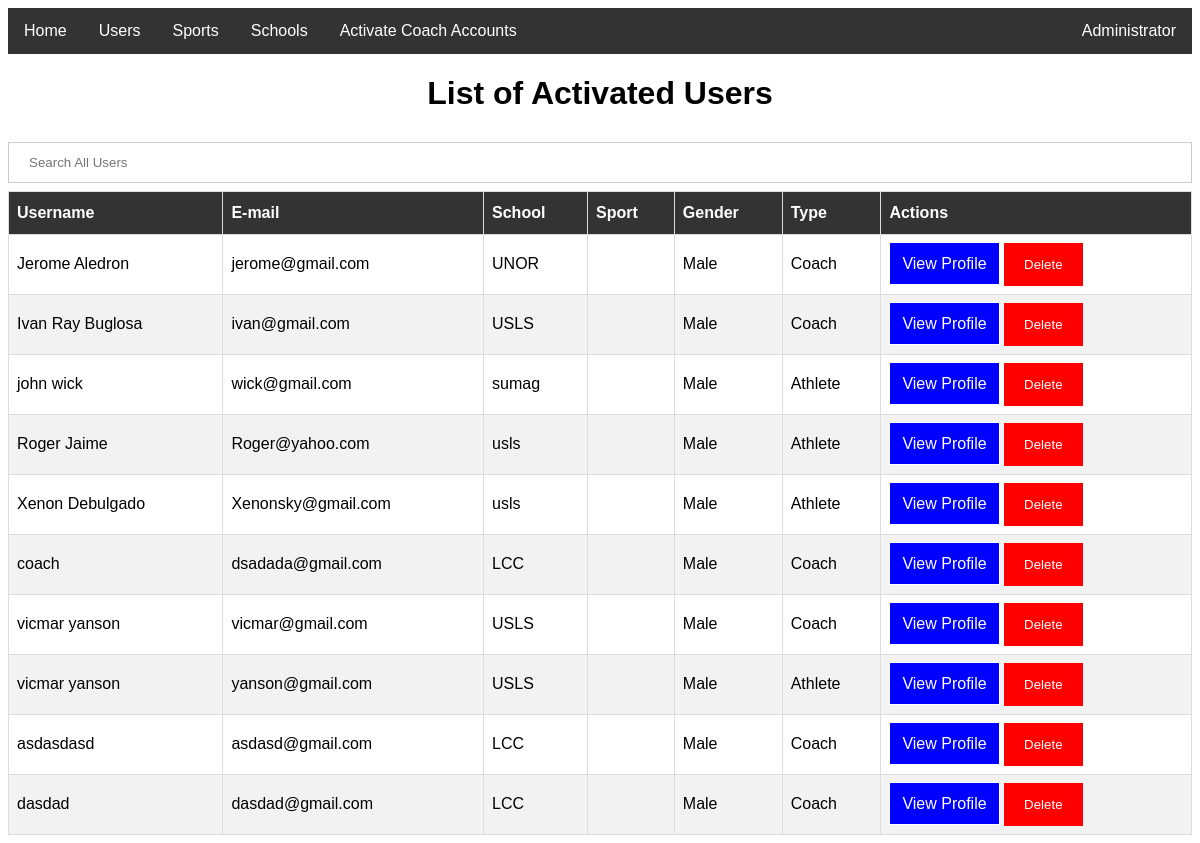
Page /index.php (signed in) on the committed database.
### tables this page shows
CREATE TABLE `users` (
  `id` int(20) NOT NULL,
  `name` varchar(70) NOT NULL,
  `password` varchar(40) NOT NULL,
  `email` varchar(50) NOT NULL,
  `school` varchar(100) DEFAULT NULL,
  `previous_school` text,
  `contact` varchar(20) DEFAULT NULL,
  `address` varchar(100) DEFAULT NULL,
  `birthdate` date NOT NULL,
  `gender` text NOT NULL,
  `sports_id` int(2) DEFAULT NULL,
  `position_id` int(11) DEFAULT NULL,
  `created_at` datetime NOT NULL,
  `updated_at` datetime NOT NULL,
  `type` text NOT NULL,
  `status` text NOT NULL
);

### web_db.php (called while the page is built, shortened)
<?php
$dbHost = 'localhost';
$dbName = 'android_db';
$dbUser = 'root';
$dbPass = '';
    try {
        $config = new PDO("mysql:host={$dbHost};dbname={$dbName}",$dbUser,$dbPass);
        $config->setAttribute(PDO::ATTR_ERRMODE,PDO::ERRMODE_EXCEPTION);
    } catch(PDOException $e) {
        echo $e->getMessage();
    }
    include_once('web_config.php');
    $pdo = new Config($config);
?>

### authentication.php (called while the page is built, shortened)
<?php
            $email = $_SESSION['email'];
            $current_user = $pdo->checkEmail($email);
?>

### web_config.php (called while the page is built, shortened)
<?php
    class Config {
        private $db;
        function __construct($config){
            $this->db = $config;
        }
        public function checkEmail($email){
            try{
                $query = $this->db->prepare("SELECT * from users where email=:email");
                $query->bindparam(":email", $email);
                $query->execute();
                return $request = $query->fetch();
            }catch(Exception $e){
                echo $e->getMessage();
                return false;
            }
        }
        public function fetchUsers(){
            try{
                $query = $this->db->prepare("SELECT * from users WHERE type!='Admin'");
                $query->execute();
                return $request = $query->fetchAll();
            }catch(Exception $e){
                echo $e->getMessage();
                return false;
            }
        }
    }
?>

### index.php (the view, shortened to what this page needs)
<?php
    include_once('web_db.php');
    include_once('authentication.php');
?>
<html>
    <head>
        <link href="styles.css" rel="stylesheet" />
    </head>
    <body>
        <?php include('navbar.php') ?>
        <?php
            if($current_user['type'] == 'Admin'){?>
            <center>
            <h1>List of Activated Users</h1>
            <form method="post">
                <input type="text" name="search" placeholder="Search All Users">
            </form>
            <?php
                if(isset($_POST['search']) && $current_user['type'] == 'Admin'){
                    $search = $_POST['search'];
            ?>
                <table id="users">
                    <thead>
                        <tr>
                            <th>Username</th>
                            <th>E-mail</th>
                            <th>School</th>
                            <th>Sport</th>
                            <th>Gender</th>
                            <th>Type</th>
                            <th>Actions</th>
                        <tr>
                </thead>
                <tbody>
                    <?php
                        $searchUsers = $pdo->searchUser($search);
                        if(is_array($searchUsers) && !empty($searchUsers)){
                            foreach($searchUsers as $searchUser){
                    ?>
                    <tr>
                        <td><?php echo $searchUser['name']; ?></td>
                        <td><?php echo $searchUser['email']; ?></td>
                        <td>
                            <?php if(!empty($searchUser['school'])){
                                echo $searchUser['school'];
                            }else{
                                echo $searchUser['previous_school'];
                            } ?></td>
                        <td><?php echo $searchUser['sport']; ?></td>
                        <td><?php echo $searchUser['gender']; ?></td>
                        <td><?php echo $searchUser['type']; ?></td>
                        <td>
                            <a class="view-profile" href="userProfile.php?id=<?php echo $searchUser['id']?>">View Profile</a>
                            <form method="post" class="delete-form">
                                <input type="hidden" name="id" value="<?php echo $searchUser['id']?>"/>
                                <button class="delete-button" type="submit" name="delete">Delete</button>
                            </form>
                        </td>
                    </tr>
                    <?php } }?>
                </tbody>
                </table>
            <?php }else{ ?>
                <table id="users">
                    <thead>
                        <tr>
                            <th>Username</th>
                            <th>E-mail</th>
                            <th>School</th>
                            <th>Sport</th>
                            <th>Gender</th>
                            <th>Type</th>
                            <th>Actions</th>
                </thead>
                <tbody>
                    <?php
                        $users = $pdo->fetchUsers();
                        if(is_array($users) && !empty($users)){
                            foreach($users as $user){
                    ?>
                    <tr>
                        <td><?php echo $user['name']; ?></td>
                        <td><?php echo $user['email']; ?></td>
                        <td>
                            <?php if(!empty($user['school'])){
                                echo $user['school'];
                            }else{
                                echo $user['previous_school'];
                            } ?></td>
                        <td><?php echo $user['sport']; ?></td>
                        <td><?php echo $user['gender']; ?></td>
                        <td><?php echo $user['type']; ?></td>
                        <td>
                            <a class="view-profile" href="userProfile.php?id=<?php echo $user['id']?>">View Profile</a>
                            <form method="post" class="delete-form">
                                <button class="delete-button" type="submit" name="delete">Delete</button>
                            </form>
                        </td>
                    </tr>
                    <?php } }?>
                </tbody>
                </table>
            <?php } ?>
            </center>
        <?php } ?>
    </body>
</html>

### navbar.php (shortened to what this page needs)
<div class="navbar">
    <a href="home.php">Home</a>
    <?php
        if($current_user['type'] == 'Admin'){
    ?>
        <a href="index.php">Users</a>
    <?php }else{ ?>
        <a href="index.php"><?php echo $current_user['sport'];?> Athletes</a>
    <?php } ?>
    <?php
        if($current_user['type'] == 'Admin'){
    ?>
        <div class="dropdown">
            <button class="dropbtn" onclick="sportDropDown()">Sports</button>
        </div>
        <div class="dropdown">
            <button class="dropbtn" onclick="schoolDropdown()">Schools</button>
        </div>
    <?php }?>
        <?php if($current_user['type'] == 'Admin'){ ?>
            <a href="DeactivatedUsers.php" class="user-profile">Activate Coach Accounts</a>
        <?php } ?>
        <div class="dropdown user-profile">
            <button class="dropbtn" onclick="profileDropdown()"><?php echo $current_user['name']?></button>
        </div>
</div>

### styles.css (style rules this page uses)
body { font-family: Arial, sans-serif; }
form { margin: auto; }
.delete-form { display: inline-block; }
input[type=email], input[type=password], input[type=text], input[type=date] { width: 100%; padding: 12px 20px; margin: 8px 0; display: inline-block; border: 1px solid #ccc; box-sizing: border-box; }
.delete-button { background-color: red; color: white; padding: 14px 20px; border: none; cursor: pointer; }
#users { font-family: "Trebuchet MS", Arial, Helvetica, sans-serif; border-collapse: collapse; width: 100%; }
#users td, #users th { border: 1px solid #ddd; padding: 8px; }
#users tr:nth-child(even) { background-color: #f2f2f2; }
#users th { padding-top: 12px; padding-bottom: 12px; text-align: left; background-color: #333; color: white; }
.navbar { overflow: hidden; background-color: #333; font-family: Arial, sans-serif; }
.navbar a { float: left; font-size: 16px; color: white; text-align: center; padding: 14px 16px; text-decoration: none; }
.dropdown { float: left; overflow: hidden; }
.dropdown .dropbtn { cursor: pointer; font-size: 16px; border: none; outline: none; color: white; padding: 14px 16px; background-color: inherit; font-family: inherit; margin: 0; }
.user-profile { float: right; }
.view-profile { text-decoration: none; color: white; background-color: blue; border: 1px solid; padding: 12px 12px; }

### rows in the picture
users: name "Administrator"
users: name "Jerome Aledron", email "jerome@gmail.com", school "UNOR", gender "Male", type "Coach"
users: name "Ivan Ray Buglosa", email "ivan@gmail.com", school "USLS", gender "Male", type "Coach"
users: name "john wick", email "wick@gmail.com", previous_school "sumag", gender "Male", type "Athlete"
users: name "Roger Jaime", email "Roger@yahoo.com", previous_school "usls", gender "Male", type "Athlete"
users: name "Xenon Debulgado", email "Xenonsky@gmail.com", previous_school "usls", gender "Male", type "Athlete"
users: name "coach", email "dsadada@gmail.com", school "LCC", gender "Male", type "Coach"
users: name "vicmar yanson", email "vicmar@gmail.com", school "USLS", gender "Male", type "Coach"
users: name "vicmar yanson", email "yanson@gmail.com", school "USLS", gender "Male", type "Athlete"
users: name "asdasdasd", email "asdasd@gmail.com", school "LCC", gender "Male", type "Coach"
users: name "dasdad", email "dasdad@gmail.com", school "LCC", gender "Male", type "Coach"
